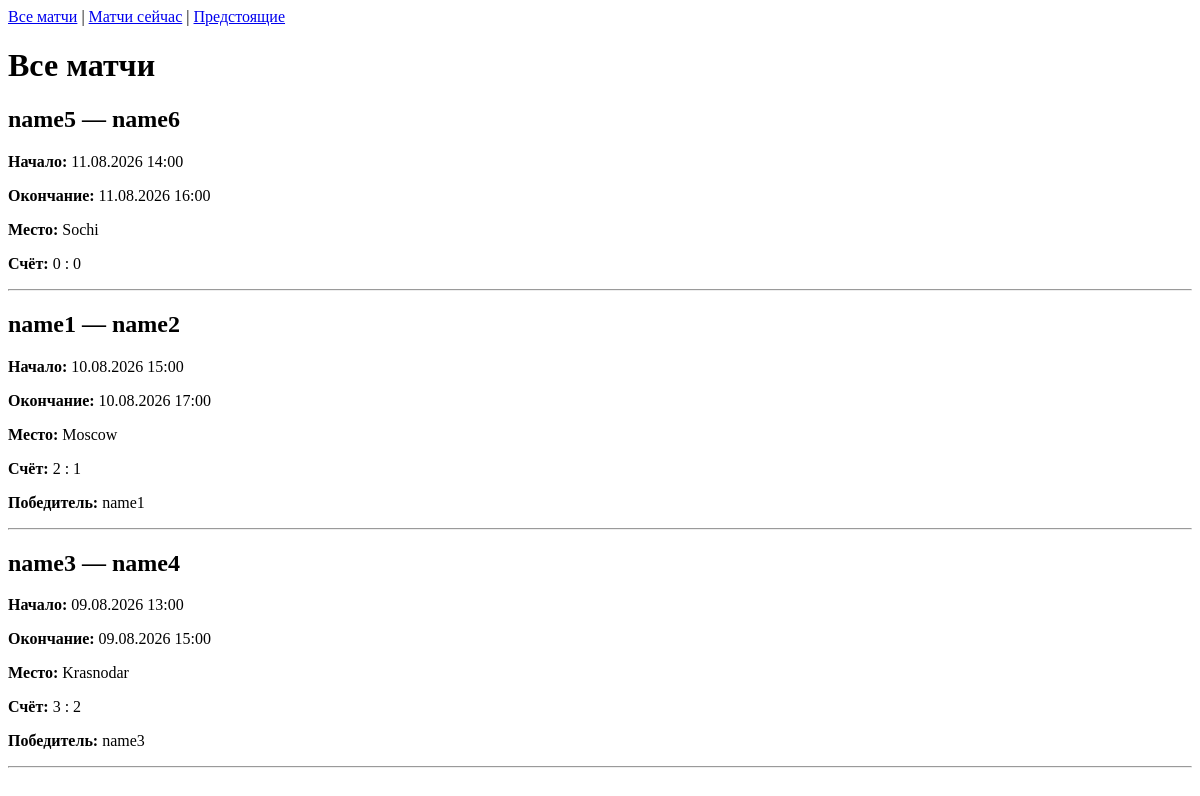
Page /matches on the earlier database version.
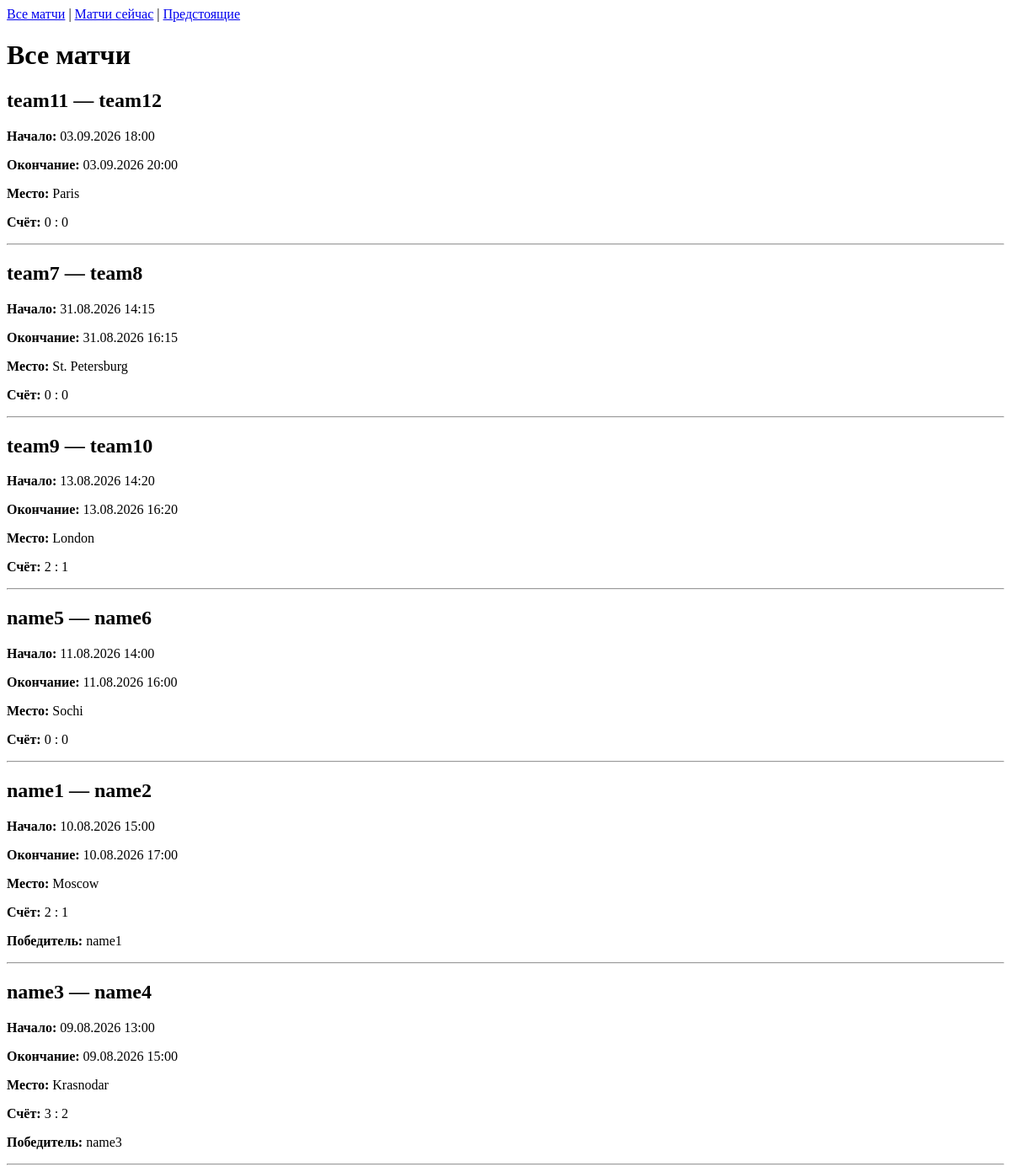
Same page on the later database version.
### matches/models.py (models this page shows, shortened)
class Match(models.Model):
    location = models.CharField(max_length=200)
    start_time = models.DateTimeField()
    end_time = models.DateTimeField()
    team1 = models.CharField(max_length=100)
    team2 = models.CharField(max_length=100)
    score_team1 = models.IntegerField(default=0)
    score_team2 = models.IntegerField(default=0)
    winner = models.CharField(max_length=100, blank=True, null=True)

### matches/views.py (the view)
# urls.py: path("matches", views.matches_list, name="matches"),
def matches_list(request):
    matches = Match.objects.order_by("-start_time")
    return render(
        request,
        "matches/match_list.html",
        {
            "matches": matches,
            "title": "Все матчи",
        },
    )

### matches/templates/matches/match_list.html (shortened to what this page needs)
<!DOCTYPE html>
<html lang="ru">
<head>
</head>
<body>
    <nav>
        <a href="{% url 'matches' %}">Все матчи</a> |
        <a href="{% url 'matches_live' %}">Матчи сейчас</a> |
        <a href="{% url 'matches_future' %}">Предстоящие</a>
    </nav>
    <h1>{{ title }}</h1>
    {% if matches %}
        {% for match in matches %}
            <article>
                <h2>{{ match.team1 }} — {{ match.team2 }}</h2>
                <p>
                    <strong>Начало:</strong>
                    {{ match.start_time|date:"d.m.Y H:i" }}
                </p>
                <p>
                    <strong>Окончание:</strong>
                    {{ match.end_time|date:"d.m.Y H:i" }}
                </p>
                <p>
                    <strong>Место:</strong>
                    {{ match.location }}
                </p>
                <p>
                    <strong>Счёт:</strong>
                    {{ match.score_team1 }} : {{ match.score_team2 }}
                </p>
                {% if match.winner %}
                    <p>
                        <strong>Победитель:</strong>
                        {{ match.winner }}
                    </p>
                {% endif %}
            </article>
            <hr>
        {% endfor %}
    {% else %}
        <p>Матчей нет.</p>
    {% endif %}
</body>
</html>

Differences in the rows shown:
added Match: team1 "team11", team2 "team12", start_time "03.09.2026 18:00", end_time "03.09.2026 20:00", location "Paris", score_team1 "0", score_team2 "0"
added Match: team1 "team7", team2 "team8", start_time "31.08.2026 14:15", end_time "31.08.2026 16:15", location "St. Petersburg", score_team1 "0", score_team2 "0"
added Match: team1 "team9", team2 "team10", start_time "13.08.2026 14:20", end_time "13.08.2026 16:20", location "London", score_team1 "2", score_team2 "1"
